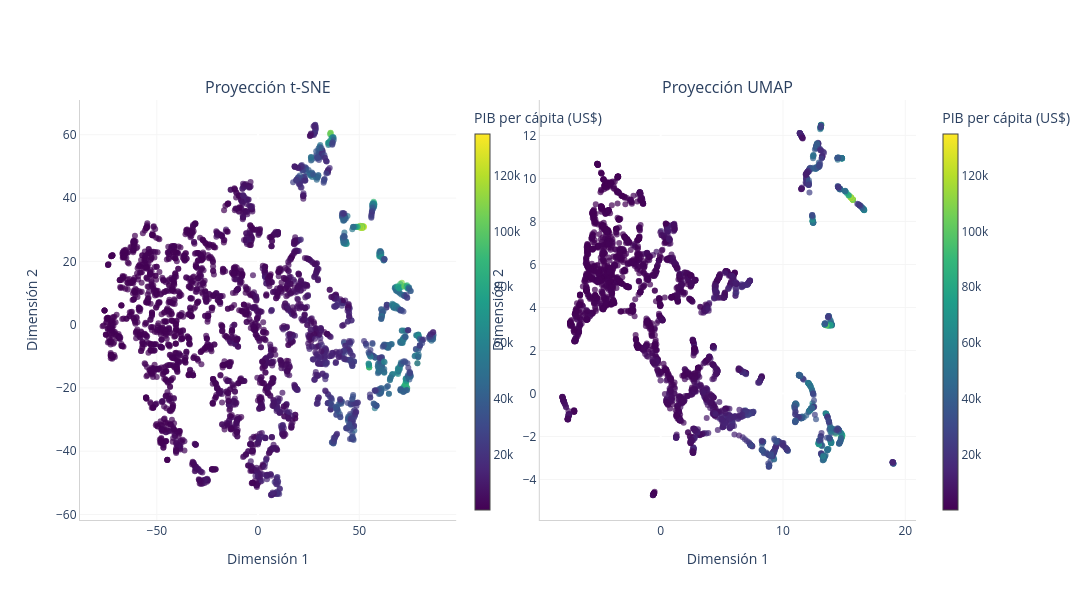

Notebook cell for this chart:
### Markdown cell above
t-sne y umap son la contrapasrte de PCA. Son algoritmos no lienales.

- t-SNE y UMAP : Están obsesionados con los "vecinos". Si dos países son casi idénticos en las 65 variables, estos algoritmos van a usar fuerza bruta para pegarlos uno al lado del otro en el plano 2D, sacrificando el panorama general si es necesario.

-t-sne mide la probabilidad de que dos paises en el espacio multidimensional, sean vecinos. Tiene a formar islitas separadas si dos paises estan cerca podemos asegurar que sus economias son identicas. La edbilidad que tiene es que destruye las distancias reales, es decir si una isla esta lejos de otra, no significa nada

- umap es el sucesor de t-sne, logra conservar vecinadrios locales pero respeta la estructura y relacion glboal. Si hay 2 islas muy separadas, significa que las economias son distintas

### Code cell
import plotly.graph_objects as go
from plotly.subplots import make_subplots
import matplotlib.pyplot as plt
from sklearn.manifold import TSNE
import umap.umap_ as umap 


#t-SNE
tsne = TSNE(n_components=2, random_state=42)
X_tsne = tsne.fit_transform(X_scaled)

#aplicar UMAP
umap_model = umap.UMAP(n_components=2, random_state=42)
X_umap = umap_model.fit_transform(X_scaled)
#crear el lienzo con 2 subgraficos lado a lado
fig = make_subplots(rows=1, cols=2, subplot_titles=('Proyección t-SNE', 'Proyección UMAP'))

#variables para no repetir codigo
paises = df_ej5['country']
pib = df_ej5['gdp_per_capita_current_us$']

#grafico t-SNE (Panel Izquierdo)
fig.add_trace(
    go.Scatter(
        x=X_tsne[:, 0], 
        y=X_tsne[:, 1],
        mode='markers',
        marker=dict(
            color=pib, 
            colorscale='Viridis', 
            opacity=0.7,
            colorbar=dict(title="PIB per cápita (US$)", x=0.46, thickness=15) # Barra color en el medio
        ),
        text=paises, #
        hovertemplate="<b>País: %{text}</b><br>PIB: US$ %{marker.color:,.0f}<extra></extra>"
    ),
    row=1, col=1
)

#grafico UMAP (Panel Derecho)
fig.add_trace(
    go.Scatter(
        x=X_umap[:, 0], 
        y=X_umap[:, 1],
        mode='markers',
        marker=dict(
            color=pib, 
            colorscale='Viridis', 
            opacity=0.7,
            colorbar=dict(title="PIB per cápita (US$)", x=1.02, thickness=15) # Barra color a la derecha
        ),
        text=paises,
        hovertemplate="<b>País: %{text}</b><br>PIB: US$ %{marker.color:,.0f}<extra></extra>"
    ),
    row=1, col=2
)


fig.update_layout(
    height=600, 
    width=1200, 
    showlegend=False,
    plot_bgcolor='white',
    hovermode='closest'
)

#replicar tus etiquetas de ejes y cuadrícula
fig.update_xaxes(title_text='Dimensión 1', showline=True, linecolor='lightgrey', gridcolor='whitesmoke', row=1, col=1)
fig.update_yaxes(title_text='Dimensión 2', showline=True, linecolor='lightgrey', gridcolor='whitesmoke', row=1, col=1)
fig.update_xaxes(title_text='Dimensión 1', showline=True, linecolor='lightgrey', gridcolor='whitesmoke', row=1, col=2)
fig.update_yaxes(title_text='Dimensión 2', showline=True, linecolor='lightgrey', gridcolor='whitesmoke', row=1, col=2)

fig.show()

### Figure 1 — Plotly figure (JSON) as saved in the notebook; plotly's stock layout.template omitted (floating-point values rounded to 4 significant figures; data arrays with more than 128 entries replaced by an {"elided": "..."} marker saying what was removed)
{"data": [{"hovertemplate": "<b>País: %{text}</b><br>PIB: US$ %{marker.color:,.0f}<extra></extra>", "marker": {"color": {"elided": "3429 float values"}, "colorbar": {"thickness": 15, "title": {"text": "PIB per cápita (US$)"}, "x": 0.46}, "colorscale": [[0, "#440154"], [0.1111, "#482878"], [0.2222, "#3e4989"], [0.3333, "#31688e"], [0.4444, "#26828e"], [0.5556, "#1f9e89"], [0.6667, "#35b779"], [0.7778, "#6ece58"], [0.8889, "#b5de2b"], [1, "#fde725"]], "opacity": 0.7}, "mode": "markers", "text": {"elided": "3429 str values"}, "type": "scatter", "x": {"elided": "3429 float values"}, "xaxis": "x", "y": {"elided": "3429 float values"}, "yaxis": "y"}, {"hovertemplate": "<b>País: %{text}</b><br>PIB: US$ %{marker.color:,.0f}<extra></extra>", "marker": {"color": {"elided": "3429 float values"}, "colorbar": {"thickness": 15, "title": {"text": "PIB per cápita (US$)"}, "x": 1.02}, "colorscale": [[0, "#440154"], [0.1111, "#482878"], [0.2222, "#3e4989"], [0.3333, "#31688e"], [0.4444, "#26828e"], [0.5556, "#1f9e89"], [0.6667, "#35b779"], [0.7778, "#6ece58"], [0.8889, "#b5de2b"], [1, "#fde725"]], "opacity": 0.7}, "mode": "markers", "text": {"elided": "3429 str values"}, "type": "scatter", "x": {"elided": "3429 float values"}, "xaxis": "x2", "y": {"elided": "3429 float values"}, "yaxis": "y2"}], "layout": {"annotations": [{"font": {"size": 16}, "showarrow": false, "text": "Proyección t-SNE", "x": 0.225, "xanchor": "center", "xref": "paper", "y": 1, "yanchor": "bottom", "yref": "paper"}, {"font": {"size": 16}, "showarrow": false, "text": "Proyección UMAP", "x": 0.775, "xanchor": "center", "xref": "paper", "y": 1, "yanchor": "bottom", "yref": "paper"}], "height": 600, "hovermode": "closest", "plot_bgcolor": "white", "showlegend": false, "width": 1200, "xaxis": {"anchor": "y", "domain": [0, 0.45], "gridcolor": "whitesmoke", "linecolor": "lightgrey", "showline": true, "title": {"text": "Dimensión 1"}}, "xaxis2": {"anchor": "y2", "domain": [0.55, 1], "gridcolor": "whitesmoke", "linecolor": "lightgrey", "showline": true, "title": {"text": "Dimensión 1"}}, "yaxis": {"anchor": "x", "domain": [0, 1], "gridcolor": "whitesmoke", "linecolor": "lightgrey", "showline": true, "title": {"text": "Dimensión 2"}}, "yaxis2": {"anchor": "x2", "domain": [0, 1], "gridcolor": "whitesmoke", "linecolor": "lightgrey", "showline": true, "title": {"text": "Dimensión 2"}}}}
